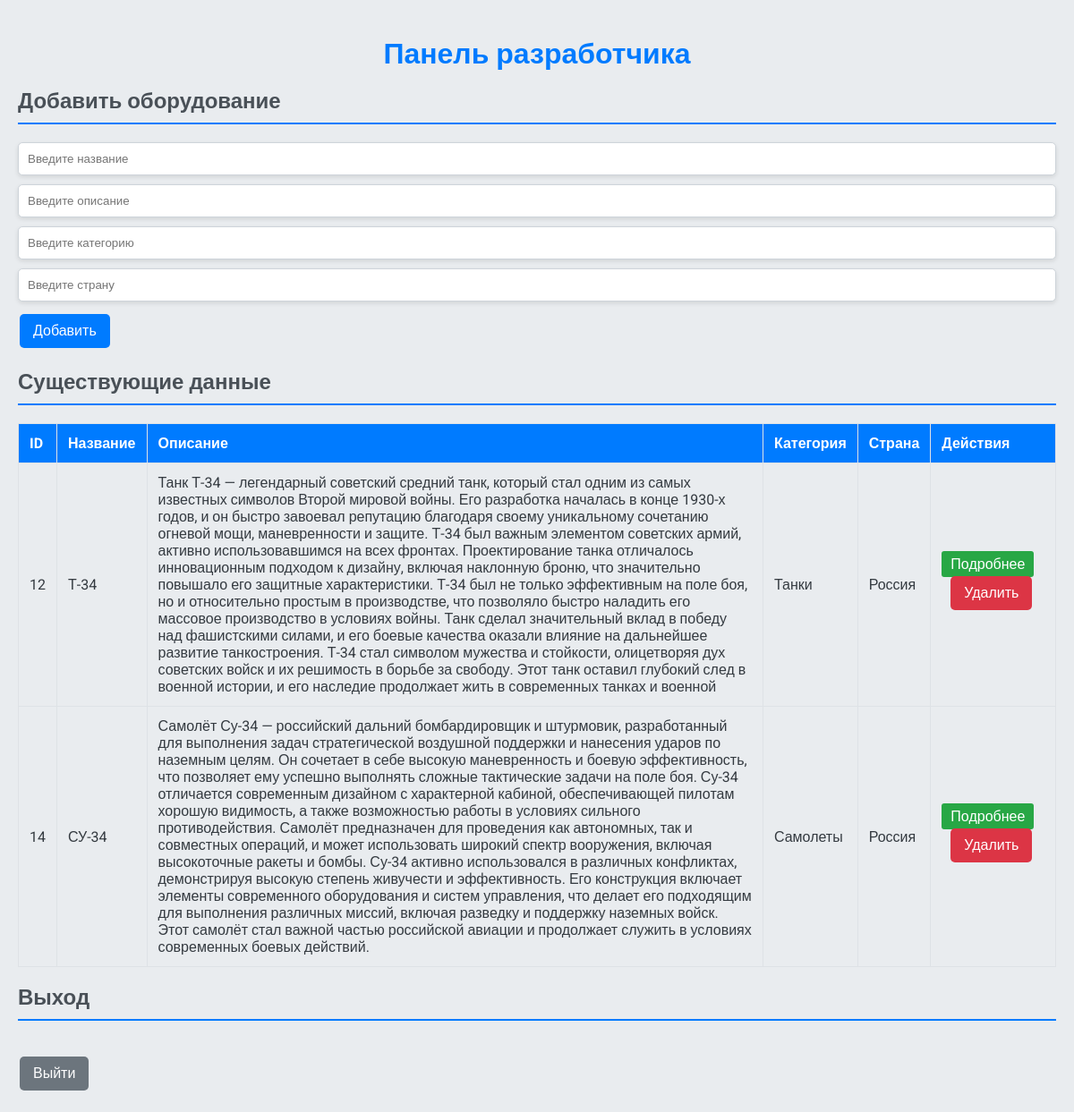
Page /developer_inter.php on the committed database.
### tables this page shows
CREATE TABLE `military_equipment` (
  `id` int(50) NOT NULL,
  `name` varchar(255) NOT NULL,
  `description` varchar(2555) NOT NULL,
  `category` varchar(255) NOT NULL,
  `country` varchar(255) NOT NULL
);

### developer_inter.php (the view, shortened to what this page needs)
<!DOCTYPE html>
<html lang="ru">
<head>
</head>
<body>
<div class="container">
    <h1>Панель разработчика</h1>
    <h2>Добавить оборудование</h2>
    <form method="POST">
        <input type="text" id="name" name="name" placeholder="Введите название" required>
        <input type="text" id="description" name="description" placeholder="Введите описание" required>
        <input type="text" id="category" name="category" placeholder="Введите категорию" required>
        <input type="text" id="country" name="country" placeholder="Введите страну" required>
        <button type="submit">Добавить</button>
    </form>
    <h2>Существующие данные</h2>
    <table id="dataTable">
        <thead>
            <tr>
                <th>ID</th>
                <th>Название</th>
                <th>Описание</th>
                <th>Категория</th>
                <th>Страна</th>
                <th>Действия</th>
            </tr>
        </thead>
        <tbody>
            <?php
            $server = "134.90.167.42:10306";
            $user = "Nefedov";
            $pw = "5bqYdI";
            $db = "project_Nefedov";
            $connect = mysqli_connect($server, $user, $pw, $db);
            $query = "SELECT * FROM `military_equipment`";
            $result = mysqli_query($connect, $query);
            if ($result) {
                while ($row = mysqli_fetch_assoc($result)) {
                    echo "<tr>";
                    echo "<td>" . htmlspecialchars($row['id']) . "</td>";
                    echo "<td>" . htmlspecialchars($row['name']) . "</td>";
                    echo "<td>" . htmlspecialchars($row['description']) . "</td>";
                    echo "<td>" . htmlspecialchars($row['category']) . "</td>";
                    echo "<td>" . htmlspecialchars($row['country']) . "</td>";
                    echo "<td>
                        <a href='edit_equipment.php?id=" . htmlspecialchars($row['id']) . "' class='edit-button'>Подробнее</a>
                        <form method='POST' style='display:inline;'>
                            <input type='hidden' name='delete_id' value='" . htmlspecialchars($row['id']) . "'>
                            <button type='submit' class='delete-button'>Удалить</button>
                        </form>
                    </td>";
                    echo "</tr>";
                }
            } else {
                echo "<tr><td colspan='6'>Ошибка при получении данных: " . mysqli_error($connect) . "</td></tr>";
            }
            ?>
        </tbody>
    </table>
</div>
<h2>Выход</h2>
<button class="logout-button" id="logout">Выйти</button>
</body>
</html>

### developer_inter.php (style rules this page uses)
body { font-family: 'Roboto', sans-serif; background-color: #e9ecef; margin: 0; padding: 20px; color: #343a40; }
h1 { text-align: center; color: #007bff; margin-bottom: 20px; }
h2 { margin-top: 20px; color: #495057; border-bottom: 2px solid #007bff; padding-bottom: 10px; }
button { background-color: #007bff; color: white; border: none; padding: 10px 15px; font-size: 16px; margin: 4px 2px; cursor: pointer; border-radius: 5px; transition: background-color 0.3s, transform 0.2s; }
input[type="text"], select { padding: 10px; width: calc(100% - 22px); margin-bottom: 10px; border: 1px solid #ced4da; border-radius: 5px; box-shadow: 0 2px 5px rgba(0, 0, 0, 0.1); }
table { width: 100%; border-collapse: collapse; margin: 20px 0; box-sizing: border-box; }
th, td { padding: 12px; text-align: left; border: 1px solid #dee2e6; box-sizing: border-box; }
th { background-color: #007bff; color: white; }
.container { max-width: 1200px; margin: 0 auto; }
.delete-button { background-color: #dc3545; margin-left: 10px; }
.edit-button { background-color: #28a745; color: white; text-decoration: none; padding: 5px 10px; border-radius: 3px; margin-right: 5px; }
.logout-button { background-color: #6c757d; margin-top: 20px; }

### rows in the picture
military_equipment: id "12", name "Т-34", description "Танк Т-34 — легендарный советский средний танк, который стал одним из самых известных символов Второй мировой войны. Его разработка началась в конце 1930-х годов, и он быстро завоевал репутацию благодаря своему уникальному сочетанию огневой мощи, маневренности и защите. Т-34 был важным элементом советских армий, активно использовавшимся на всех фронтах. Проектирование танка отличалось инновационным подходом к дизайну, включая наклонную броню, что значительно повышало его защитные характеристики. Т-34 был не только эффективным на поле боя, но и относительно простым в производстве, что позволяло быстро наладить его массовое производство в условиях войны. Танк сделал значительный вклад в…", category "Танки", country "Россия"
military_equipment: id "14", name "СУ-34", description "Самолёт Су-34 — российский дальний бомбардировщик и штурмовик, разработанный для выполнения задач стратегической воздушной поддержки и нанесения ударов по наземным целям. Он сочетает в себе высокую маневренность и боевую эффективность, что позволяет ему успешно выполнять сложные тактические задачи на поле боя. Су-34 отличается современным дизайном с характерной кабиной, обеспечивающей пилотам хорошую видимость, а также возможностью работы в условиях сильного противодействия. Самолёт предназначен для проведения как автономных, так и совместных операций, и может использовать широкий спектр вооружения, включая высокоточные ракеты и бомбы. Су-34 активно использовался в различных конфликтах,…", category "Самолеты", country "Россия"
